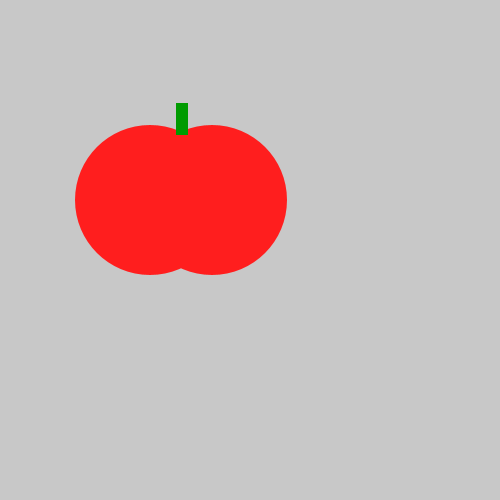
Frame 1 (no input)
Frame 60 (the mouse pressed at the canvas centre just before this capture): identical to frame 1, image omitted
Frame 120 (the mouse held since frame 60 and released just before this capture): identical to frame 1, image omitted

The Processing sketch that drew this single still picture (run headless with seeded random() and noise(); from frame 60 on, the mouse is pressed at the canvas centre):

// Processing sketch: tasty_tomato
// ── tasty_tomato.pde
void setup() {
    size(500, 500);
}
void draw() {
    background(200, 200, 200);
    noStroke();
    fill(255,30,30);
    ellipse(212, 200, 150, 150);
    ellipse(150, 200, 150, 150);
    fill(0,155,0);
    rect(176, 103, 12, 32);

}
